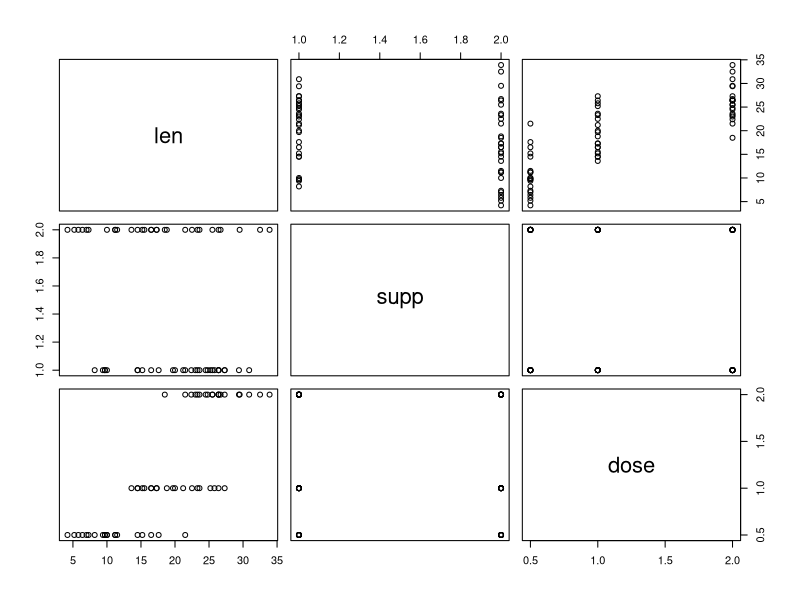

Write the R code that produced this figure.
## ---- chunk 1
library(ggplot2)
data(ToothGrowth)
## ---- chunk 2
str(ToothGrowth)
summary(ToothGrowth)
head(ToothGrowth)
tail(ToothGrowth)
plot(ToothGrowth)
